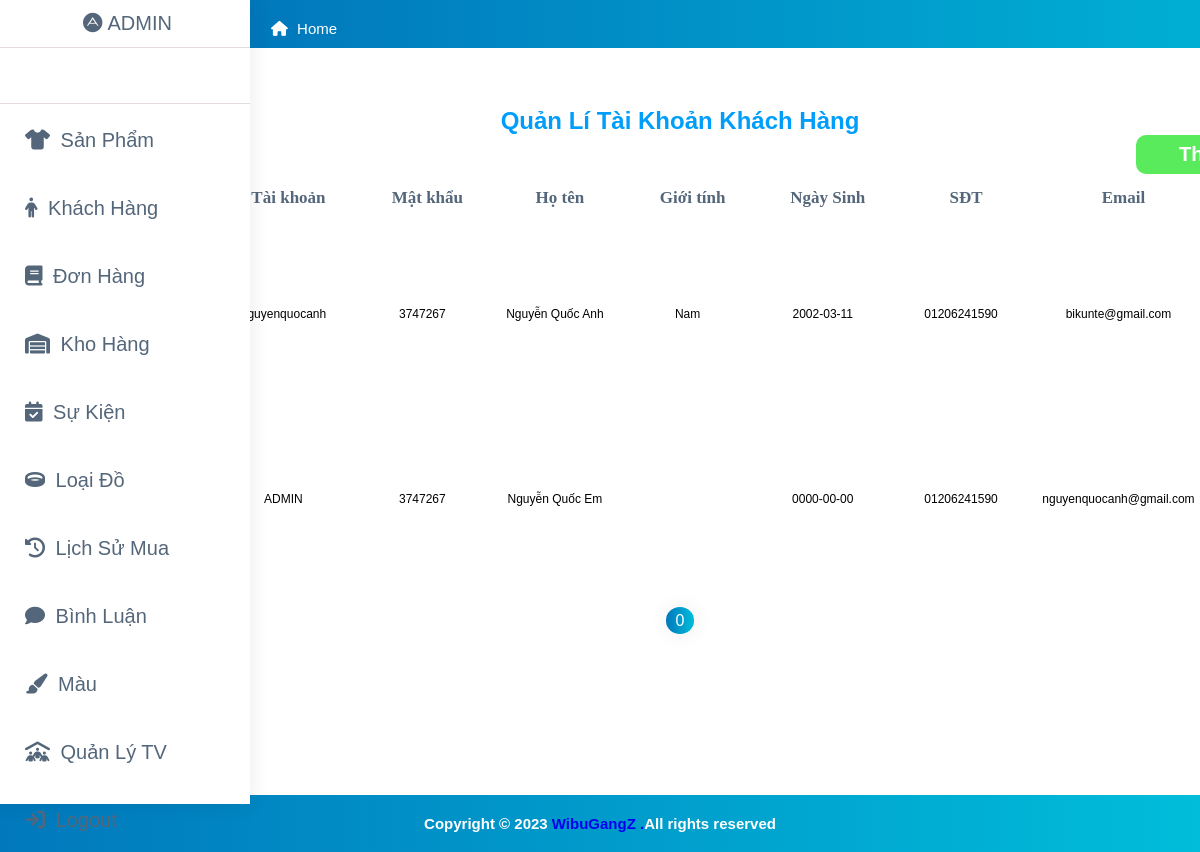
The app's page /Admin/quantri.php?page_layout=danhsachKH&page=0 with its own data.
### tables this page shows
CREATE TABLE `khachhang` (
  `ID` int(11) NOT NULL,
  `tenDangNhap` varchar(50) DEFAULT NULL,
  `hoTen` varchar(30) DEFAULT NULL,
  `gioiTinh` varchar(10) DEFAULT NULL,
  `ngaySinh` date DEFAULT NULL,
  `SDT` varchar(13) DEFAULT NULL,
  `email` varchar(30) DEFAULT NULL,
  `diaChi` varchar(50) DEFAULT NULL,
  `avatar` varchar(200) DEFAULT NULL,
  `diemTL` int(11) DEFAULT NULL
);

CREATE TABLE `taikhoan` (
  `ID` int(11) NOT NULL,
  `tenDangNhap` varchar(50) DEFAULT NULL,
  `matKhau` varchar(50) DEFAULT NULL,
  `kiemTra` int(11) NOT NULL
);

### Admin/Config.php (called while the page is built)
<?php
    if (!function_exists('connect')) {
        function connect() {
            $connect = mysqli_connect("db","root","example","quanlyshop");
            return $connect;
        }
    }
?>

### Admin/QLKhachHang.php (the view, shortened to what this page needs)
<?php
require('Config.php');
if(isset($_GET['page'])){
  $page = $_GET['page'];
}
else{
  $page = 0;
}
$baiTrenMotTrang = 5;
$temp = $page*$baiTrenMotTrang;
$command = "SELECT kh.ID,kh.tenDangNhap,tk.matKhau,kh.hoTen,kh.gioiTinh,kh.ngaySinh,kh.SDT,kh.email,kh.diaChi,kh.avatar
          from khachhang as kh
          join taikhoan as tk on kh.ID= tk.ID
          LIMIT $temp,$baiTrenMotTrang";
$result = mysqli_query(connect(), $command);
$querySoDong= "SELECT * FROM khachhang";
$resultRow= mysqli_query(connect(),$querySoDong);
$soDong = mysqli_num_rows($resultRow);
$soTrang = $soDong / $baiTrenMotTrang;
$listPage="";
for($i=0;$i<$soTrang;$i++)
{
    if($page==$i)
    {
    $listPage.='<a class="active" href=quantri.php?page_layout=danhsachKH&page='.$i.'>'.$i.'</a>';
    }
    else
    {
    $listPage.='<a href=quantri.php?page_layout=danhsachKH&page='.$i.'>'.$i.'</a>';
    }
}
?>
<!DOCTYPE html>
<html lang="en">
<head>
    <link rel="stylesheet" href="css/quanLy.css">
</head>
</html>
<body>
    <h1>Quản Lí Tài Khoản Khách Hàng</h1>
    <a href="quantri.php?page_layout=themTK">
        <button class="btn btn-add">Thêm</button>
    </a>
    <table id="keywords">
        <thead>
            <tr>
                <th> <span>ID</span></th>
                <th><span>Tài khoản</span></th>
                <th><span>Mật khẩu</span></th>
                <th><span>Họ tên</span></th>
                <th><span>Giới tính</span></th>
                <th><span>Ngày Sinh</span></th>
                <th><span>SĐT</span></th>
                <th><span>Email</span></th>
            </tr>
        </thead>
        <?php
            while ($row = mysqli_fetch_array($result)) { ?>
        <tr>
            <td><?php echo $row['ID']?>
            <td><?php echo $row['tenDangNhap'] ?>
            <td><?php echo $row['matKhau'] ?>
            <td><?php echo $row['hoTen'] ?>
            <td><?php echo $row['gioiTinh'] ?>
            <td><?php echo $row['ngaySinh'] ?>
            <td><?php echo $row['SDT'] ?>
            <td><?php echo $row['email'] ?>
        </tr>
        <?php } ?>
    </table>
    <div class="Pagination">
        <?php
                    echo $listPage;
                ?>
    </div>
</body>
</html>

### Admin/css/styles.css (style rules this page uses)
* { margin: 0px; padding: 0px; list-style: none; text-decoration: none; font-family: 'Ubuntu', sans-serif; }
html,body { overflow-x: hidden; }
span { font-weight: 800; font-family: -webkit-body; margin: 0 0 0 10px; }

### Admin/css/quanLy.css (style rules this page uses)
h1 { font-family: 'Amarante', Tahoma, sans-serif; font-weight: bold; font-size: 24px; color: #009efb; margin-top: 50px; text-align: center; }
button { outline: none; border: none; cursor: grab; }
#keywords { margin: 0 auto; font-size: 12px; width: 100rem; background: #fff; }
#keywords thead { cursor: pointer; color: #54667a; }
#keywords thead tr th { padding: 12px 15px; text-align: center; border-right: 1px solid #ccc; font-size: 17px; font-weight: 500; color: #54667a; border: none; }
#keywords thead tr th span { background-repeat: no-repeat; background-position: 100% 100%; }
#keywords tbody tr td { text-align: center; padding: 15px 10px; }
.btn-add { padding: 8px 43px; font-size: 20px; font-weight: 600; color: white; background-color: #5aeb5d; margin-right: 44px; border-radius: 10px; margin-left: 88%; }
tbody tr td { width: 10%; }
.Pagination a { padding: 5px 10px; margin: 0 10px; background: rgba(6, 11, 40, 0.94); border-radius: 50%; color: #ccc; text-decoration: none; }
a.active { background: linear-gradient(to right,#0178bc 0%,#00bdda 100%); box-shadow: 1px 0px 20px rgb(0 0 0 / 8%); color: white; }
.Pagination { margin: 20px 0; text-align: center; }

### records on screen
khachhang: tenDangNhap "nguyenquocanh", taikhoan.matKhau "3747267", hoTen "Nguyễn Quốc Anh", gioiTinh "Nam", ngaySinh "2002-03-11", SDT "01206241590", email "bikunte@gmail.com"
khachhang: tenDangNhap "ADMIN", taikhoan.matKhau "3747267", hoTen "Nguyễn Quốc Em", ngaySinh "0000-00-00", SDT "01206241590", email "nguyenquocanh@gmail.com"
